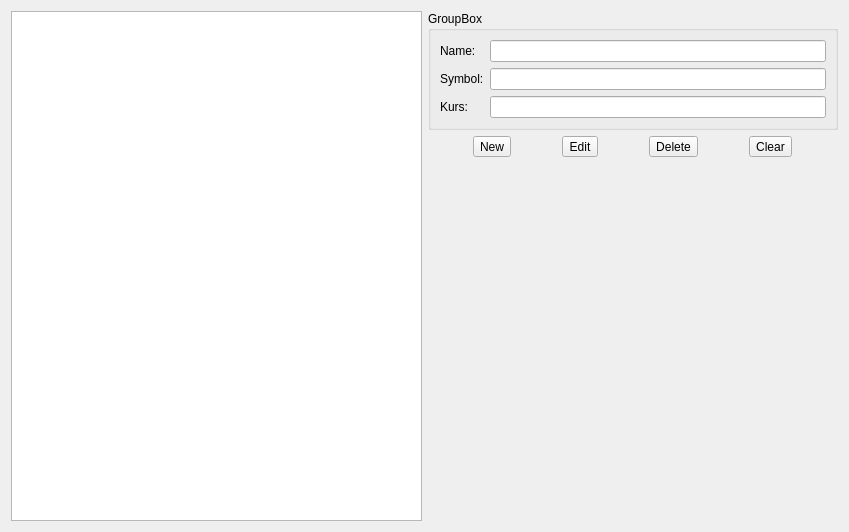
<?xml version="1.0" encoding="UTF-8"?>
<ui version="4.0">
 <class>ListCurrency</class>
 <widget class="QWidget" name="ListCurrency">
  <property name="geometry">
   <rect>
    <x>0</x>
    <y>0</y>
    <width>849</width>
    <height>532</height>
   </rect>
  </property>
  <property name="windowTitle">
   <string>Form</string>
  </property>
  <layout class="QHBoxLayout" name="horizontalLayout_2">
   <item>
    <widget class="myTreeView" name="treeView"/>
   </item>
   <item>
    <layout class="QVBoxLayout" name="verticalLayout_2">
     <item>
      <widget class="QGroupBox" name="groupBox">
       <property name="title">
        <string>GroupBox</string>
       </property>
       <layout class="QVBoxLayout" name="verticalLayout">
        <item>
         <layout class="QGridLayout" name="gridLayout">
          <item row="0" column="1">
           <widget class="QLabel" name="label">
            <property name="text">
             <string>Name:</string>
            </property>
           </widget>
          </item>
          <item row="0" column="2">
           <widget class="QLineEdit" name="nameEdit"/>
          </item>
          <item row="2" column="1">
           <widget class="QLabel" name="label_3">
            <property name="text">
             <string>Kurs:</string>
            </property>
           </widget>
          </item>
          <item row="2" column="2">
           <widget class="currencyEdit" name="kursEdit"/>
          </item>
          <item row="1" column="2">
           <widget class="QLineEdit" name="symbolEdit"/>
          </item>
          <item row="1" column="1">
           <widget class="QLabel" name="label_2">
            <property name="text">
             <string>Symbol:</string>
            </property>
           </widget>
          </item>
         </layout>
        </item>
       </layout>
      </widget>
     </item>
     <item>
      <layout class="QHBoxLayout" name="horizontalLayout">
       <item>
        <widget class="QToolButton" name="newButton">
         <property name="text">
          <string>New</string>
         </property>
        </widget>
       </item>
       <item>
        <widget class="QToolButton" name="editButton">
         <property name="text">
          <string>Edit</string>
         </property>
        </widget>
       </item>
       <item>
        <widget class="QToolButton" name="delButton">
         <property name="text">
          <string>Delete</string>
         </property>
        </widget>
       </item>
       <item>
        <widget class="QToolButton" name="clearButton">
         <property name="text">
          <string>Clear</string>
         </property>
        </widget>
       </item>
      </layout>
     </item>
     <item>
      <spacer name="verticalSpacer">
       <property name="orientation">
        <enum>Qt::Vertical</enum>
       </property>
       <property name="sizeHint" stdset="0">
        <size>
         <width>20</width>
         <height>40</height>
        </size>
       </property>
      </spacer>
     </item>
    </layout>
   </item>
  </layout>
 </widget>
 <customwidgets>
  <customwidget>
   <class>myTreeView</class>
   <extends>QTreeView</extends>
   <header location="global">mytreeview.h</header>
  </customwidget>
  <customwidget>
   <class>currencyEdit</class>
   <extends>QLineEdit</extends>
   <header location="global">widgets/currencyedit.h</header>
  </customwidget>
 </customwidgets>
 <tabstops>
  <tabstop>treeView</tabstop>
  <tabstop>nameEdit</tabstop>
  <tabstop>symbolEdit</tabstop>
  <tabstop>kursEdit</tabstop>
  <tabstop>newButton</tabstop>
  <tabstop>editButton</tabstop>
  <tabstop>delButton</tabstop>
  <tabstop>clearButton</tabstop>
 </tabstops>
 <resources/>
 <connections/>
</ui>
